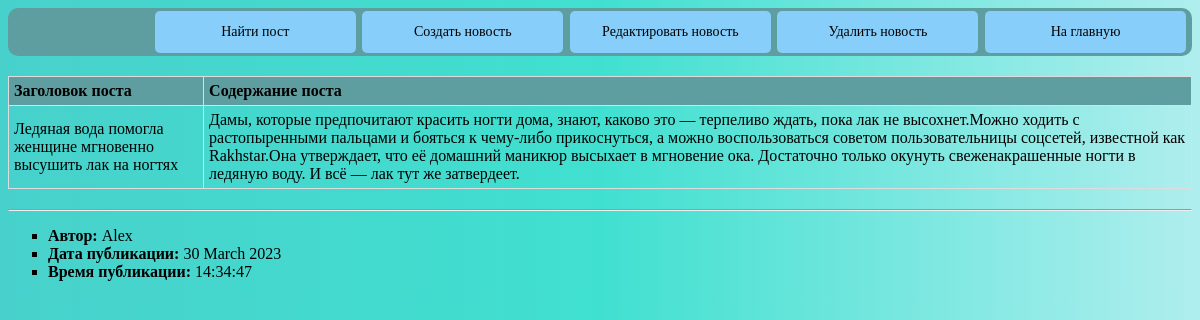
Page /news/5/ on the committed database.
### news_portal/models.py (models this page shows, shortened)
class Post(models.Model):
    article = 'ar'
    news = 'nw'
    SELECT = [
        (article, 'статья'),
        (news, 'новость')
    ]
    type_post = models.CharField(max_length=2, choices=SELECT)
    time_post = models.DateTimeField(auto_now_add=True)
    title = models.CharField(max_length=255, default='Заголовок', unique=True)
    text_post = models.TextField(default='текст статьи, новости')
    rating_post = models.IntegerField(default=0)
    author = models.ForeignKey(Author, on_delete=models.CASCADE)
    category = models.ManyToManyField('Category', through='PostCategory')

class Author(models.Model):
    rating_autor = models.IntegerField(default=0)
    user = models.OneToOneField(User, on_delete=models.CASCADE)
    def __str__(self):
        return f'{self.user}'

### news_portal/views.py (the view)
# urls.py: path('<int:pk>/', PostDetail.as_view(), name='detail'),
class PostDetail(DetailView):
    model = Post
    template_name = 'post.html'
    context_object_name = 'post'

### news_portal/templatetags/custom_filters.py (called while the page is built)
@register.filter()
def filter_words(value):
    for i in range(len(bad_words)):
        if bad_words[i] in value:
            lo = bad_words[i].replace(bad_words[i][1:-1], '*' * len(bad_words[i][1:-1]))
            text = value.replace(bad_words[i], lo)
            ti = bad_words[i].title().replace(bad_words[i].title()[1:-1], '*' * len(bad_words[i].title()[1:-1]))
            text = text.replace(bad_words[i].title(), ti)
            up = bad_words[i].upper().replace(bad_words[i].upper()[1:-1], '*' * len(bad_words[i].upper()[1:-1]))
            text = text.replace(bad_words[i].upper(), up)
            value = text
    return value

### templates/post.html (shortened to what this page needs)
{% extends 'flatpages/default.html' %}
{% load custom_filters %}
{% block content %}
    <div class="header header_link">
        <ul>
            <li><a href="{% url 'search' %}">Найти пост</a></li>
            {% if post.type_post == 'nw' %}
                <li><a href="{% url 'create_news' %}">Создать новость</a></li>
                <li><a href="{% url 'update_news' pk=post.pk %}">Редактировать новость</a></li>
                <li><a href="{% url 'delete_news' pk=post.pk %}">Удалить новость</a></li>
            {% elif post.type_post == 'ar' %}
                <li><a href="{% url 'create_article' %}">Создать статью</a></li>
                <li><a href="{% url 'update_article' pk=post.pk %}">Редактировать статью</a></li>
                <li><a href="{% url 'delete_article' pk=post.pk%}">Удалить статью</a></li>
            {% endif %}
            <li><a href="{% url 'list' %}">На главную</a></li>
        </ul>
    </div>
    <div class="padd">
        <table class="table list">
            <tr>
                <th>Заголовок поста</th>
                <th>Содержание поста</th>
            </tr>
            <tr>
                <td>{{ post.title }}</td>
                <td>{{ post.text_post|filter_words }}</td>
            </tr>
        </table>
        <hr>
        <ul class="list post_ul">
            <li><b>Автор:</b> {{ post.author }}</li>
            <li><b>Дата публикации:</b> {{ post.time_post|date:'d F Y' }}</li>
            <li><b>Время публикации:</b> {{ post.time_post|time:'H:i:s' }}</li>
        </ul>
    </div>
{% endblock content %}

### web_style/static/css/style.css (style rules this page uses)
body { background: linear-gradient( to right, #48D1CC, #40E0D0, #AFEEEE ) }
.header { background-color: #5F9EA0; padding: 1px; border-radius: 10px; text-align: right; }
.header_link ul { padding: 0; width: 100%; margin-bottom: 2px; margin-top: 2px; }
.header_link li { display: inline; margin-right: 5px; margin-left: -1.2%; }
.header_link a { outline: none; text-decoration: none; display: inline-block; width: 17%; margin-right: 1%; text-align: center; line-height: 3; color: black; border-radius: 5px; font-size: 14px; }
.header_link li:last-child a { margin-right: 0; }
.header_link a:link, a:visited, a:focus { background: lightskyblue; }
.list { text-align: left; }
.post_ul { list-style-type: square; }
.padd { padding-top: 20px; }
.table { width: 100%; margin-bottom: 20px; border: 1px solid #dddddd; border-collapse: collapse; }
.table th { font-weight: bold; padding: 5px; background: #5F9EA0; border: 1px solid #dddddd; }
.table td { border: 1px solid #dddddd; padding: 5px; }

### rows in the picture
Post: title "Ледяная вода помогла женщине мгновенно высушить лак на ногтях", text_post|filter_words "Дамы, которые предпочитают красить ногти дома, знают, каково это — терпеливо ждать, пока лак не высохнет.Можно ходить с растопыренными пальцами и бояться к чему-либо прикоснуться, а можно воспользоваться советом пользовательницы соцсетей, известной как Rakhstar.Она утверждает, что её домашний маникюр высыхает в мгновение ока. Достаточно только окунуть свеженакрашенные ногти в ледяную воду. И всё — лак тут же затвердеет.", author "Alex", time_post "30 March 2023", time_post "14:34:47"
